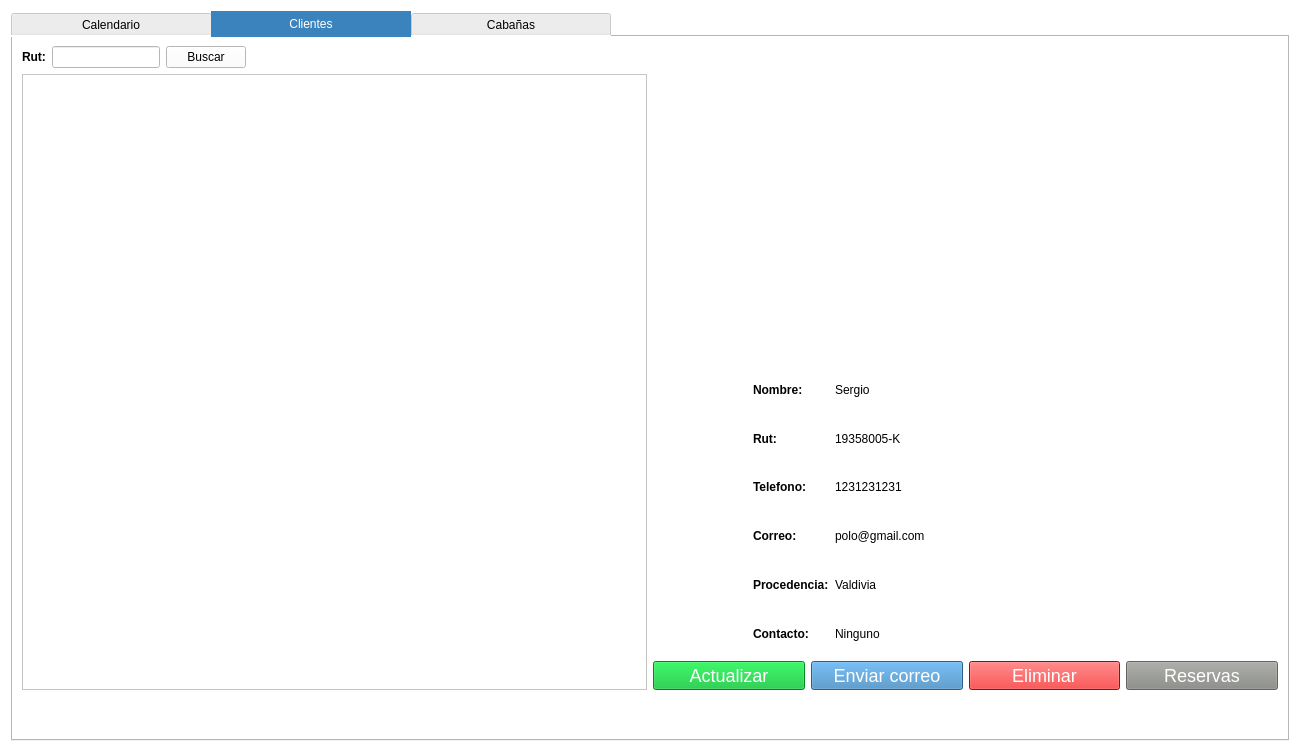
<?xml version="1.0" encoding="UTF-8"?>
<ui version="4.0">
 <class>Form</class>
 <widget class="QWidget" name="Form">
  <property name="geometry">
   <rect>
    <x>0</x>
    <y>0</y>
    <width>1300</width>
    <height>752</height>
   </rect>
  </property>
  <property name="minimumSize">
   <size>
    <width>1300</width>
    <height>550</height>
   </size>
  </property>
  <property name="windowTitle">
   <string>Form</string>
  </property>
  <property name="styleSheet">
   <string notr="true">background-color: rgb(255, 255, 255);</string>
  </property>
  <layout class="QGridLayout" name="gridLayout">
   <item row="2" column="0">
    <widget class="QTabWidget" name="tabWidget">
     <property name="minimumSize">
      <size>
       <width>2</width>
       <height>0</height>
      </size>
     </property>
     <property name="styleSheet">
      <string notr="true">QTabBar::tab:selected {
    background: #3B83BD
}

QTabBar::tab:selected {
    color: #FFFFFF
}

QTabBar::tab {
    min-width: 200px
}

QTabBar::tab::selected {
    min-width: 200px
}
</string>
     </property>
     <property name="currentIndex">
      <number>1</number>
     </property>
     <widget class="QWidget" name="Calendar">
      <attribute name="title">
       <string>Calendario</string>
      </attribute>
      <layout class="QGridLayout" name="gridLayout_3">
       <item row="0" column="0">
        <layout class="QGridLayout" name="gridLayout_2">
         <item row="4" column="1">
          <spacer name="verticalSpacer_4">
           <property name="orientation">
            <enum>Qt::Vertical</enum>
           </property>
           <property name="sizeType">
            <enum>QSizePolicy::Preferred</enum>
           </property>
           <property name="sizeHint" stdset="0">
            <size>
             <width>20</width>
             <height>30</height>
            </size>
           </property>
          </spacer>
         </item>
         <item row="2" column="1">
          <layout class="QVBoxLayout" name="verticalLayout_5">
           <item>
            <widget class="QCalendarWidget" name="calendarWidget_5">
             <property name="sizePolicy">
              <sizepolicy hsizetype="Minimum" vsizetype="Minimum">
               <horstretch>0</horstretch>
               <verstretch>0</verstretch>
              </sizepolicy>
             </property>
             <property name="styleSheet">
              <string notr="true">background-color : #CDCDCD;
color: rgb(0,0,0);</string>
             </property>
             <property name="verticalHeaderFormat">
              <enum>QCalendarWidget::NoVerticalHeader</enum>
             </property>
            </widget>
           </item>
          </layout>
         </item>
         <item row="2" column="3">
          <spacer name="horizontalSpacer_8">
           <property name="orientation">
            <enum>Qt::Horizontal</enum>
           </property>
           <property name="sizeHint" stdset="0">
            <size>
             <width>40</width>
             <height>20</height>
            </size>
           </property>
          </spacer>
         </item>
         <item row="2" column="0">
          <spacer name="horizontalSpacer_7">
           <property name="orientation">
            <enum>Qt::Horizontal</enum>
           </property>
           <property name="sizeHint" stdset="0">
            <size>
             <width>40</width>
             <height>20</height>
            </size>
           </property>
          </spacer>
         </item>
         <item row="3" column="1">
          <spacer name="horizontalSpacer_2">
           <property name="orientation">
            <enum>Qt::Horizontal</enum>
           </property>
           <property name="sizeHint" stdset="0">
            <size>
             <width>40</width>
             <height>20</height>
            </size>
           </property>
          </spacer>
         </item>
         <item row="0" column="1">
          <spacer name="verticalSpacer_3">
           <property name="orientation">
            <enum>Qt::Vertical</enum>
           </property>
           <property name="sizeHint" stdset="0">
            <size>
             <width>20</width>
             <height>40</height>
            </size>
           </property>
          </spacer>
         </item>
         <item row="3" column="1">
          <spacer name="verticalSpacer">
           <property name="orientation">
            <enum>Qt::Vertical</enum>
           </property>
           <property name="sizeType">
            <enum>QSizePolicy::Minimum</enum>
           </property>
           <property name="sizeHint" stdset="0">
            <size>
             <width>40</width>
             <height>50</height>
            </size>
           </property>
          </spacer>
         </item>
         <item row="4" column="1">
          <widget class="QPushButton" name="reservas_tab">
           <property name="sizePolicy">
            <sizepolicy hsizetype="Minimum" vsizetype="Minimum">
             <horstretch>0</horstretch>
             <verstretch>0</verstretch>
            </sizepolicy>
           </property>
           <property name="styleSheet">
            <string notr="true">background-color: #3B83BD;
font-size: 18px;
/*border-radius: 8px;*/
color: #FFFFFF;</string>
           </property>
           <property name="text">
            <string>Reservar</string>
           </property>
          </widget>
         </item>
         <item row="5" column="1">
          <spacer name="verticalSpacer_8">
           <property name="orientation">
            <enum>Qt::Vertical</enum>
           </property>
           <property name="sizeHint" stdset="0">
            <size>
             <width>20</width>
             <height>40</height>
            </size>
           </property>
          </spacer>
         </item>
         <item row="4" column="3">
          <spacer name="verticalSpacer_7">
           <property name="orientation">
            <enum>Qt::Vertical</enum>
           </property>
           <property name="sizeType">
            <enum>QSizePolicy::Maximum</enum>
           </property>
           <property name="sizeHint" stdset="0">
            <size>
             <width>20</width>
             <height>40</height>
            </size>
           </property>
          </spacer>
         </item>
         <item row="2" column="2">
          <spacer name="verticalSpacer_2">
           <property name="orientation">
            <enum>Qt::Vertical</enum>
           </property>
           <property name="sizeType">
            <enum>QSizePolicy::Preferred</enum>
           </property>
           <property name="sizeHint" stdset="0">
            <size>
             <width>20</width>
             <height>200</height>
            </size>
           </property>
          </spacer>
         </item>
        </layout>
       </item>
      </layout>
     </widget>
     <widget class="QWidget" name="tab_2">
      <attribute name="title">
       <string>Clientes</string>
      </attribute>
      <layout class="QGridLayout" name="gridLayout_5">
       <item row="0" column="0">
        <layout class="QHBoxLayout" name="horizontalLayout_5">
         <item>
          <widget class="QLabel" name="label_27">
           <property name="sizePolicy">
            <sizepolicy hsizetype="Maximum" vsizetype="Maximum">
             <horstretch>0</horstretch>
             <verstretch>0</verstretch>
            </sizepolicy>
           </property>
           <property name="styleSheet">
            <string notr="true">font: 57 11pt &quot;Ubuntu&quot;;
font-weight:bold;</string>
           </property>
           <property name="text">
            <string>Rut:</string>
           </property>
          </widget>
         </item>
         <item>
          <widget class="QLineEdit" name="search">
           <property name="sizePolicy">
            <sizepolicy hsizetype="Maximum" vsizetype="Maximum">
             <horstretch>0</horstretch>
             <verstretch>0</verstretch>
            </sizepolicy>
           </property>
          </widget>
         </item>
         <item>
          <widget class="QPushButton" name="buscar">
           <property name="text">
            <string>Buscar</string>
           </property>
          </widget>
         </item>
         <item>
          <spacer name="horizontalSpacer_10">
           <property name="orientation">
            <enum>Qt::Horizontal</enum>
           </property>
           <property name="sizeHint" stdset="0">
            <size>
             <width>40</width>
             <height>20</height>
            </size>
           </property>
          </spacer>
         </item>
        </layout>
       </item>
       <item row="1" column="0">
        <widget class="QTableWidget" name="tableWidget"/>
       </item>
       <item row="1" column="1">
        <layout class="QVBoxLayout" name="verticalLayout">
         <item>
          <layout class="QVBoxLayout" name="verticalLayout_7">
           <item>
            <widget class="QLabel" name="label_2">
             <property name="styleSheet">
              <string notr="true">image: url(:/prefijoNuevo/imageUse/user.png);</string>
             </property>
             <property name="text">
              <string/>
             </property>
            </widget>
           </item>
           <item>
            <layout class="QGridLayout" name="gridLayout_4">
             <item row="3" column="1">
              <widget class="QLabel" name="label_21">
               <property name="styleSheet">
                <string notr="true">font: 57 14pt &quot;Ubuntu&quot;;
font-weight:bold;</string>
               </property>
               <property name="text">
                <string>Correo:</string>
               </property>
              </widget>
             </item>
             <item row="4" column="2">
              <widget class="QLabel" name="procedencia">
               <property name="styleSheet">
                <string notr="true">font: 14pt &quot;Ubuntu&quot;;</string>
               </property>
               <property name="text">
                <string>Valdivia</string>
               </property>
              </widget>
             </item>
             <item row="3" column="2">
              <widget class="QLabel" name="correo">
               <property name="styleSheet">
                <string notr="true">font: 14pt &quot;Ubuntu&quot;;</string>
               </property>
               <property name="text">
                <string>polo@gmail.com</string>
               </property>
              </widget>
             </item>
             <item row="5" column="1">
              <widget class="QLabel" name="label_25">
               <property name="styleSheet">
                <string notr="true">font: 57 14pt &quot;Ubuntu&quot;;
font-weight:bold;</string>
               </property>
               <property name="text">
                <string>Contacto:</string>
               </property>
              </widget>
             </item>
             <item row="2" column="1">
              <widget class="QLabel" name="label_19">
               <property name="styleSheet">
                <string notr="true">font: 57 14pt &quot;Ubuntu&quot;;
font-weight:bold;</string>
               </property>
               <property name="text">
                <string>Telefono:</string>
               </property>
              </widget>
             </item>
             <item row="0" column="2">
              <widget class="QLabel" name="nombre">
               <property name="styleSheet">
                <string notr="true">font: 14pt &quot;Ubuntu&quot;;</string>
               </property>
               <property name="text">
                <string>Sergio</string>
               </property>
              </widget>
             </item>
             <item row="4" column="1">
              <widget class="QLabel" name="label_23">
               <property name="styleSheet">
                <string notr="true">font: 57 14pt &quot;Ubuntu&quot;;
font-weight:bold;</string>
               </property>
               <property name="text">
                <string>Procedencia:</string>
               </property>
              </widget>
             </item>
             <item row="1" column="2">
              <widget class="QLabel" name="rut">
               <property name="styleSheet">
                <string notr="true">font: 14pt &quot;Ubuntu&quot;;</string>
               </property>
               <property name="text">
                <string>19358005-K</string>
               </property>
              </widget>
             </item>
             <item row="0" column="1">
              <widget class="QLabel" name="label">
               <property name="styleSheet">
                <string notr="true">font: 57 14pt &quot;Ubuntu&quot;;
font-weight:bold;</string>
               </property>
               <property name="text">
                <string>Nombre:</string>
               </property>
              </widget>
             </item>
             <item row="5" column="2">
              <widget class="QLabel" name="contacto">
               <property name="styleSheet">
                <string notr="true">font: 14pt &quot;Ubuntu&quot;;</string>
               </property>
               <property name="text">
                <string>Ninguno</string>
               </property>
              </widget>
             </item>
             <item row="1" column="1">
              <widget class="QLabel" name="label_17">
               <property name="styleSheet">
                <string notr="true">font: 57 14pt &quot;Ubuntu&quot;;
font-weight:bold;</string>
               </property>
               <property name="text">
                <string>Rut:</string>
               </property>
              </widget>
             </item>
             <item row="2" column="2">
              <widget class="QLabel" name="telefono">
               <property name="styleSheet">
                <string notr="true">font: 14pt &quot;Ubuntu&quot;;</string>
               </property>
               <property name="text">
                <string>1231231231</string>
               </property>
              </widget>
             </item>
             <item row="2" column="3">
              <spacer name="horizontalSpacer_3">
               <property name="orientation">
                <enum>Qt::Horizontal</enum>
               </property>
               <property name="sizeHint" stdset="0">
                <size>
                 <width>40</width>
                 <height>20</height>
                </size>
               </property>
              </spacer>
             </item>
             <item row="1" column="0">
              <spacer name="horizontalSpacer">
               <property name="orientation">
                <enum>Qt::Horizontal</enum>
               </property>
               <property name="sizeType">
                <enum>QSizePolicy::Fixed</enum>
               </property>
               <property name="sizeHint" stdset="0">
                <size>
                 <width>100</width>
                 <height>20</height>
                </size>
               </property>
              </spacer>
             </item>
            </layout>
           </item>
           <item>
            <layout class="QHBoxLayout" name="horizontalLayout_4">
             <item>
              <widget class="QPushButton" name="update">
               <property name="sizePolicy">
                <sizepolicy hsizetype="Minimum" vsizetype="Maximum">
                 <horstretch>0</horstretch>
                 <verstretch>0</verstretch>
                </sizepolicy>
               </property>
               <property name="styleSheet">
                <string notr="true">background-color: #00BB2D;
font-size: 18px;
/*border-radius: 8px;*/
color: #FFFFFF;</string>
               </property>
               <property name="text">
                <string>Actualizar</string>
               </property>
              </widget>
             </item>
             <item>
              <widget class="QPushButton" name="sendEmail">
               <property name="sizePolicy">
                <sizepolicy hsizetype="Minimum" vsizetype="Maximum">
                 <horstretch>0</horstretch>
                 <verstretch>0</verstretch>
                </sizepolicy>
               </property>
               <property name="styleSheet">
                <string notr="true">background-color: #3B83BD;
font-size: 18px;
/*border-radius: 8px;*/
color: #FFFFFF;</string>
               </property>
               <property name="text">
                <string>Enviar correo</string>
               </property>
              </widget>
             </item>
             <item>
              <widget class="QPushButton" name="eliminar">
               <property name="sizePolicy">
                <sizepolicy hsizetype="Minimum" vsizetype="Maximum">
                 <horstretch>0</horstretch>
                 <verstretch>0</verstretch>
                </sizepolicy>
               </property>
               <property name="styleSheet">
                <string notr="true">background-color: #FF0000;
font-size: 18px;
/*border-radius: 8px;*/
color: #FFFFFF;</string>
               </property>
               <property name="text">
                <string>Eliminar</string>
               </property>
              </widget>
             </item>
             <item>
              <widget class="QPushButton" name="editR">
               <property name="sizePolicy">
                <sizepolicy hsizetype="Minimum" vsizetype="Maximum">
                 <horstretch>0</horstretch>
                 <verstretch>0</verstretch>
                </sizepolicy>
               </property>
               <property name="styleSheet">
                <string notr="true">background-color: rgb(136, 138, 133);
font-size: 18px;
color: #FFFFFF;</string>
               </property>
               <property name="text">
                <string>Reservas</string>
               </property>
              </widget>
             </item>
            </layout>
           </item>
          </layout>
         </item>
        </layout>
       </item>
       <item row="2" column="0">
        <spacer name="verticalSpacer_5">
         <property name="orientation">
          <enum>Qt::Vertical</enum>
         </property>
         <property name="sizeType">
          <enum>QSizePolicy::Maximum</enum>
         </property>
         <property name="sizeHint" stdset="0">
          <size>
           <width>20</width>
           <height>40</height>
          </size>
         </property>
        </spacer>
       </item>
      </layout>
     </widget>
     <widget class="QWidget" name="tab">
      <attribute name="title">
       <string>Cabañas</string>
      </attribute>
      <layout class="QGridLayout" name="gridLayout_6">
       <item row="9" column="0" colspan="2">
        <spacer name="verticalSpacer_6">
         <property name="orientation">
          <enum>Qt::Vertical</enum>
         </property>
         <property name="sizeHint" stdset="0">
          <size>
           <width>20</width>
           <height>40</height>
          </size>
         </property>
        </spacer>
       </item>
       <item row="4" column="0" colspan="2">
        <spacer name="verticalSpacer_11">
         <property name="orientation">
          <enum>Qt::Vertical</enum>
         </property>
         <property name="sizeType">
          <enum>QSizePolicy::Maximum</enum>
         </property>
         <property name="sizeHint" stdset="0">
          <size>
           <width>20</width>
           <height>10</height>
          </size>
         </property>
        </spacer>
       </item>
       <item row="6" column="0" colspan="2">
        <spacer name="verticalSpacer_10">
         <property name="orientation">
          <enum>Qt::Vertical</enum>
         </property>
         <property name="sizeType">
          <enum>QSizePolicy::Maximum</enum>
         </property>
         <property name="sizeHint" stdset="0">
          <size>
           <width>20</width>
           <height>40</height>
          </size>
         </property>
        </spacer>
       </item>
       <item row="5" column="0" colspan="2">
        <layout class="QHBoxLayout" name="horizontalLayout_2">
         <item>
          <widget class="QTableWidget" name="tableWidgetC">
           <property name="sizePolicy">
            <sizepolicy hsizetype="Minimum" vsizetype="Minimum">
             <horstretch>0</horstretch>
             <verstretch>0</verstretch>
            </sizepolicy>
           </property>
           <attribute name="horizontalHeaderStretchLastSection">
            <bool>false</bool>
           </attribute>
           <attribute name="verticalHeaderDefaultSectionSize">
            <number>57</number>
           </attribute>
           <attribute name="verticalHeaderStretchLastSection">
            <bool>true</bool>
           </attribute>
          </widget>
         </item>
         <item>
          <spacer name="horizontalSpacer_5">
           <property name="orientation">
            <enum>Qt::Horizontal</enum>
           </property>
           <property name="sizeType">
            <enum>QSizePolicy::Maximum</enum>
           </property>
           <property name="sizeHint" stdset="0">
            <size>
             <width>500</width>
             <height>80</height>
            </size>
           </property>
          </spacer>
         </item>
        </layout>
       </item>
       <item row="8" column="0">
        <layout class="QVBoxLayout" name="verticalLayout_2">
         <item>
          <widget class="QTableWidget" name="tableWidgetCab">
           <property name="sizePolicy">
            <sizepolicy hsizetype="Minimum" vsizetype="Minimum">
             <horstretch>0</horstretch>
             <verstretch>0</verstretch>
            </sizepolicy>
           </property>
           <attribute name="verticalHeaderVisible">
            <bool>false</bool>
           </attribute>
           <attribute name="verticalHeaderDefaultSectionSize">
            <number>57</number>
           </attribute>
          </widget>
         </item>
         <item>
          <widget class="QPushButton" name="edp">
           <property name="styleSheet">
            <string notr="true">background-color: #3B83BD;
font-size: 18px;
/*border-radius: 8px;*/
color: #FFFFFF;</string>
           </property>
           <property name="text">
            <string>Editar precio </string>
           </property>
          </widget>
         </item>
        </layout>
       </item>
       <item row="7" column="0" colspan="2">
        <widget class="QLabel" name="label_5">
         <property name="sizePolicy">
          <sizepolicy hsizetype="Maximum" vsizetype="Maximum">
           <horstretch>0</horstretch>
           <verstretch>0</verstretch>
          </sizepolicy>
         </property>
         <property name="styleSheet">
          <string notr="true">font: 57 14pt &quot;Ubuntu&quot;;
font-weight:bold;</string>
         </property>
         <property name="text">
          <string>Observaciones:</string>
         </property>
        </widget>
       </item>
       <item row="1" column="0" colspan="2">
        <spacer name="verticalSpacer_9">
         <property name="orientation">
          <enum>Qt::Vertical</enum>
         </property>
         <property name="sizeType">
          <enum>QSizePolicy::Maximum</enum>
         </property>
         <property name="sizeHint" stdset="0">
          <size>
           <width>20</width>
           <height>40</height>
          </size>
         </property>
        </spacer>
       </item>
       <item row="2" column="0" colspan="2">
        <layout class="QHBoxLayout" name="horizontalLayout">
         <item>
          <widget class="QLabel" name="label_4">
           <property name="sizePolicy">
            <sizepolicy hsizetype="Maximum" vsizetype="Maximum">
             <horstretch>0</horstretch>
             <verstretch>0</verstretch>
            </sizepolicy>
           </property>
           <property name="styleSheet">
            <string notr="true">font: 57 14pt &quot;Ubuntu&quot;;
font-weight:bold;</string>
           </property>
           <property name="text">
            <string>Fecha:</string>
           </property>
          </widget>
         </item>
         <item>
          <widget class="QDateEdit" name="fecha">
           <property name="sizePolicy">
            <sizepolicy hsizetype="Maximum" vsizetype="Maximum">
             <horstretch>0</horstretch>
             <verstretch>0</verstretch>
            </sizepolicy>
           </property>
           <property name="styleSheet">
            <string notr="true">background-color : #CDCDCD;
color: rgb(0,0,0);</string>
           </property>
           <property name="dateTime">
            <datetime>
             <hour>0</hour>
             <minute>0</minute>
             <second>0</second>
             <year>2020</year>
             <month>12</month>
             <day>28</day>
            </datetime>
           </property>
           <property name="time">
            <time>
             <hour>0</hour>
             <minute>0</minute>
             <second>0</second>
            </time>
           </property>
           <property name="calendarPopup">
            <bool>true</bool>
           </property>
           <property name="timeSpec">
            <enum>Qt::LocalTime</enum>
           </property>
           <property name="date">
            <date>
             <year>2020</year>
             <month>12</month>
             <day>28</day>
            </date>
           </property>
          </widget>
         </item>
         <item>
          <widget class="QPushButton" name="buscar_fecha">
           <property name="sizePolicy">
            <sizepolicy hsizetype="Maximum" vsizetype="Maximum">
             <horstretch>0</horstretch>
             <verstretch>0</verstretch>
            </sizepolicy>
           </property>
           <property name="text">
            <string>Buscar</string>
           </property>
          </widget>
         </item>
         <item>
          <spacer name="horizontalSpacer_4">
           <property name="orientation">
            <enum>Qt::Horizontal</enum>
           </property>
           <property name="sizeType">
            <enum>QSizePolicy::Expanding</enum>
           </property>
           <property name="sizeHint" stdset="0">
            <size>
             <width>340</width>
             <height>20</height>
            </size>
           </property>
          </spacer>
         </item>
        </layout>
       </item>
       <item row="0" column="0" colspan="2">
        <widget class="QLabel" name="label_3">
         <property name="sizePolicy">
          <sizepolicy hsizetype="Maximum" vsizetype="Maximum">
           <horstretch>0</horstretch>
           <verstretch>0</verstretch>
          </sizepolicy>
         </property>
         <property name="styleSheet">
          <string notr="true">font: 57 18pt &quot;Ubuntu&quot;;
font-weight:bold;</string>
         </property>
         <property name="text">
          <string>Cabañas disponibles</string>
         </property>
        </widget>
       </item>
      </layout>
     </widget>
    </widget>
   </item>
  </layout>
 </widget>
 <tabstops>
  <tabstop>reservas_tab</tabstop>
  <tabstop>search</tabstop>
  <tabstop>buscar</tabstop>
  <tabstop>update</tabstop>
  <tabstop>sendEmail</tabstop>
  <tabstop>eliminar</tabstop>
  <tabstop>editR</tabstop>
  <tabstop>fecha</tabstop>
  <tabstop>buscar_fecha</tabstop>
  <tabstop>tableWidget</tabstop>
  <tabstop>calendarWidget_5</tabstop>
 </tabstops>
 <resources>
  <include location="../../../test.qrc"/>
 </resources>
 <connections/>
</ui>
